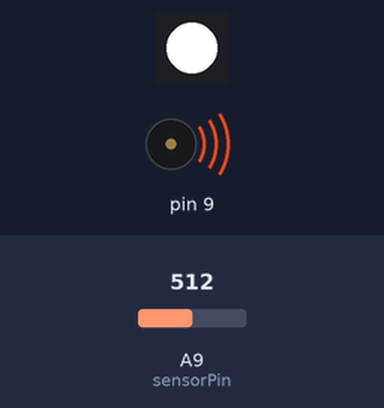
The sketch below on a simulated Arduino Mega 2560, built with avr-gcc and run on an emulated ATmega2560. Shown: 1 RGB LEDs in strip order, left to right, buzzer (waves = sounding). Inputs (shaded band) come from the test bench; at power-on: A9 (sensorPin) = 512. Dim RGB values are drawn brighter than linear.

Above: at 4.2 s.
4.3 s: A9 (sensorPin) set to 306
At 4.85 s:
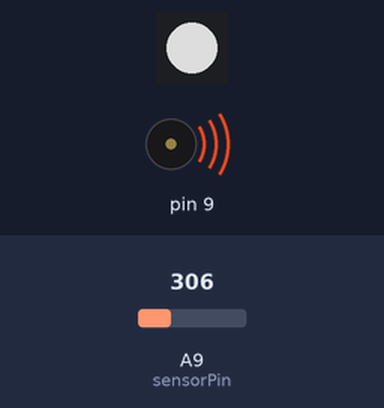
Timing chart, 0 to 13.3 s (numbered marks = the images above; inputs shaded):
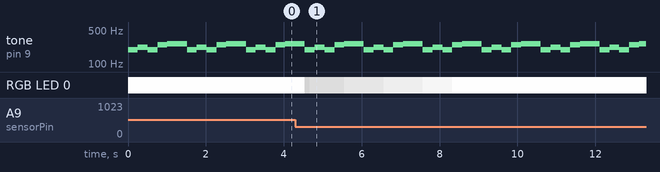

Measured:
- after the input at 4.3 s, RGB LED 0: RGB(250, 250, 250) → RGB(125, 125, 125) after 0.24 s, → RGB(150, 150, 150) 0.13 s later, → RGB(175, 175, 175) 0.88 s later, → RGB(200, 200, 200) 1.0 s later, … (6 changes in this stretch)
- by itself, tone on pin 9: repeats every 1.5 s: 220 Hz 0.25 s, 196 Hz 0.25 s, 247 Hz 0.25 s, 262 Hz 0.50 s, 196 Hz 0.25 s

The sketch:

StalkerGame.ino
```cpp
#include <toneAC.h>

#include <Adafruit_NeoPixel.h>
#ifdef __AVR__
  #include <avr/power.h>
#endif

#include "pitches.h"


// constants won't change. They're used here to
// set pin numbers:
// BLUE CABLE SOUNDS
//const int muiscPin = 9;


//GREEN CABLE
const int sensorPin = A9;

// YELLOW CABLE
const int lightPin = 6;
const int pixelCount = 1;

Adafruit_NeoPixel pixels = Adafruit_NeoPixel(pixelCount, lightPin, NEO_GRB + NEO_KHZ800);
bool pressed = false;

// variables will change:
int buttonState = 0;         // variable for reading the pushbutton status
int sensorValue = 0;

// notes in the melody:
int melody[] = {
  NOTE_C4, NOTE_G3, NOTE_G3, NOTE_A3, NOTE_G3, 0, NOTE_B3, NOTE_C4
};

// note durations: 4 = quarter note, 8 = eighth note, etc.:
int noteDurations[] = {
  4, 8, 8, 4, 4, 4, 4, 4
};


void setup() {
  // iterate over the notes of the melody:
    pinMode(sensorPin, INPUT);
    pixels.begin();


}
    int intensity = 1;

    //above this means it is at rest
    //int restValue = 100;


    //below this means it is stretched
    //int stretchValue = 80;
    float initSensorRead;
    float treshold;


    int counter = 0;
    int mapCounter;
    int thisNoteCounter = 1;
    int thisNote;

    bool first = true;
    int firstCounter = 0;


    int counterIncrement = 5000;
    int counterDecrement = 200;
    int counterStopTreshold = 10000;
    int counterMax = 15000;


void loop() {


    if(firstCounter < 10){
       initSensorRead = analogRead(sensorPin);
       treshold = initSensorRead - (initSensorRead / 5);
       firstCounter++;
    }
    sensorValue = analogRead(sensorPin);


    // check if the pushbutton is pressed.
    // if it is, the buttonState is HIGH:
    //if (sensorValue < stretchValue && !pressed  && counter < 20000) {
    if (sensorValue < treshold && !pressed  && counter < counterMax) {
        counter = counter + counterIncrement;
        pressed = true;
    }
    //if (sensorValue > restValue && pressed){
    if (sensorValue > treshold && pressed){
      pressed = false;
    }

    mapCounter = counter;
    intensity = map(mapCounter, 0, counterStopTreshold, 10, 0);

    if (counter > counterStopTreshold){
      intensity = 0;
    }

    Serial.print("Autoset treshold value: ");
    Serial.print(treshold);
    Serial.print("\n");

    Serial.print("Sensor value: ");
    Serial.print(sensorValue);
    Serial.print("\n");

    Serial.print("Counter: ");
    Serial.print(counter);
    Serial.print("\n");

    Serial.print("Intensity: ");
    Serial.print(intensity);


    thisNote = thisNoteCounter % 8;
    Serial.print("\n");
    if(intensity){
        pixels.setPixelColor(0, pixels.Color(25 * intensity, 25 * intensity, 25 * intensity)); // Moderately bright green color.
        pixels.show();
       //toneAC( frequency [, volume [, length [, background ]]] ) - Play a note.
        unsigned long noteDuration = 1000 / noteDurations[thisNote];
        toneAC(melody[thisNote], intensity, noteDuration);
        int pauseBetweenNotes = noteDuration * 1.30;
        //delay(pauseBetweenNotes /10 );
        thisNoteCounter++;
          if( counter > counterDecrement){
              counter -= counterDecrement;
          }
       } else {
        delay(250);
        pixels.setPixelColor(0, pixels.Color(0,0,0)); // Moderately bright green color.
        pixels.show();
        if( counter > counterDecrement){
              counter -= counterDecrement * 2;
         }
       }
   }
```

pitches.h
```cpp
/*************************************************
 * Public Constants
 *************************************************/

#define NOTE_B0  31
#define NOTE_C1  33
#define NOTE_CS1 35
#define NOTE_D1  37
#define NOTE_DS1 39
#define NOTE_E1  41
#define NOTE_F1  44
#define NOTE_FS1 46
#define NOTE_G1  49
#define NOTE_GS1 52
#define NOTE_A1  55
#define NOTE_AS1 58
#define NOTE_B1  62
#define NOTE_C2  65
#define NOTE_CS2 69
#define NOTE_D2  73
#define NOTE_DS2 78
#define NOTE_E2  82
#define NOTE_F2  87
#define NOTE_FS2 93
#define NOTE_G2  98
#define NOTE_GS2 104
#define NOTE_A2  110
#define NOTE_AS2 117
#define NOTE_B2  123
#define NOTE_C3  131
#define NOTE_CS3 139
#define NOTE_D3  147
#define NOTE_DS3 156
#define NOTE_E3  165
#define NOTE_F3  175
#define NOTE_FS3 185
#define NOTE_G3  196
#define NOTE_GS3 208
#define NOTE_A3  220
#define NOTE_AS3 233
#define NOTE_B3  247
#define NOTE_C4  262
#define NOTE_CS4 277
#define NOTE_D4  294
#define NOTE_DS4 311
#define NOTE_E4  330
#define NOTE_F4  349
#define NOTE_FS4 370
#define NOTE_G4  392
#define NOTE_GS4 415
#define NOTE_A4  440
#define NOTE_AS4 466
#define NOTE_B4  494
#define NOTE_C5  523
#define NOTE_CS5 554
#define NOTE_D5  587
#define NOTE_DS5 622
#define NOTE_E5  659
#define NOTE_F5  698
#define NOTE_FS5 740
#define NOTE_G5  784
#define NOTE_GS5 831
#define NOTE_A5  880
#define NOTE_AS5 932
#define NOTE_B5  988
#define NOTE_C6  1047
#define NOTE_CS6 1109
#define NOTE_D6  1175
#define NOTE_DS6 1245
#define NOTE_E6  1319
#define NOTE_F6  1397
#define NOTE_FS6 1480
#define NOTE_G6  1568
#define NOTE_GS6 1661
#define NOTE_A6  1760
#define NOTE_AS6 1865
#define NOTE_B6  1976
#define NOTE_C7  2093
#define NOTE_CS7 2217
#define NOTE_D7  2349
#define NOTE_DS7 2489
#define NOTE_E7  2637
#define NOTE_F7  2794
#define NOTE_FS7 2960
#define NOTE_G7  3136
#define NOTE_GS7 3322
#define NOTE_A7  3520
#define NOTE_AS7 3729
#define NOTE_B7  3951
#define NOTE_C8  4186
#define NOTE_CS8 4435
#define NOTE_D8  4699
#define NOTE_DS8 4978
```
